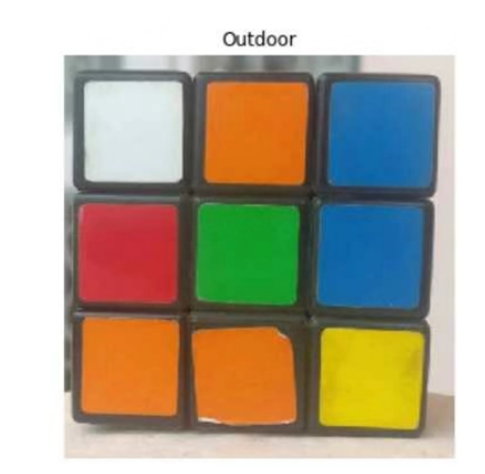
//> input picture apple.png, 485 x 474 px
$ ./test   (built with g++ and OpenCV 4)
//> lines starting //> are read from the running program, lines starting //| are printed output that depends on the picture; after the words box and inside, x2 and y2 are one past the last pixel; in counts of white or black regions, pixels touching at a corner belong together
#include <opencv2/opencv.hpp>

int main() {
    // Load the image
    cv::Mat image = cv::imread("apple.png");
//> image is the input picture: 474 rows x 485 cols, CV_8UC3; mean B, G, R 147.6, 167.7, 176.5

    // Convert the image to HSV color space
    cv::Mat hsv_image;
    cv::cvtColor(image, hsv_image, cv::COLOR_BGR2HSV);
//> hsv_image: 474 rows x 485 cols, CV_8UC3; mean H, S, V 38.6, 89.2, 196.1

    // Define color ranges for different color blocks
    cv::Scalar lower_blue(100, 50, 50);
    cv::Scalar upper_blue(130, 255, 255);

    // Create a binary mask for blue color range
    cv::Mat mask;
    cv::inRange(hsv_image, lower_blue, upper_blue, mask);
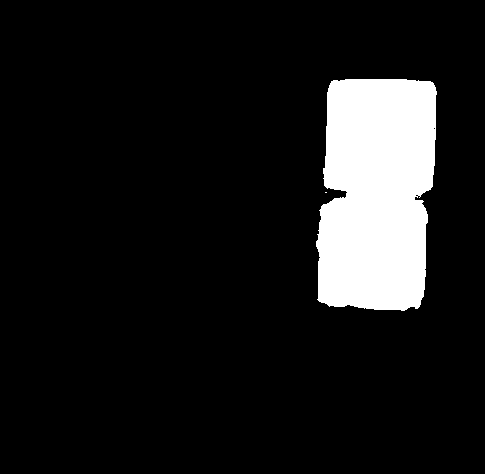
//> mask: 474 rows x 485 cols, CV_8UC1; 10.6% white; 2 white regions (1 under 20 px), largest, box (x1, y1, x2, y2) and area: (316, 79, 437, 311) 24255

    // Perform morphological operations (optional)
    cv::Mat kernel = cv::getStructuringElement(cv::MORPH_RECT, cv::Size(5, 5));
    cv::erode(mask, mask, kernel);
    cv::dilate(mask, mask, kernel);
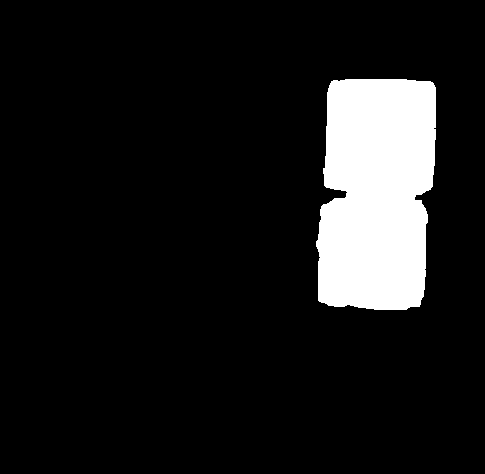
//> mask: 474 rows x 485 cols, CV_8UC1; 10.5% white; 1 white region

    // Find contours in the binary image
    std::vector<std::vector<cv::Point>> contours;
    cv::findContours(mask, contours, cv::RETR_EXTERNAL, cv::CHAIN_APPROX_SIMPLE);
//> contours = 1 contour; box (x1, y1, x2, y2) and area: (316, 79, 436, 310) 23867

    // Filter and analyze contours
    for (const auto& contour : contours) {
        double area = cv::contourArea(contour);
        if (area > 100) {
            // Draw bounding rectangle around the color block
            cv::Rect boundingRect = cv::boundingRect(contour);
            cv::rectangle(image, boundingRect, cv::Scalar(0, 255, 0), 2);
        }
    }
//> this loop made 1 pass
//> (area, boundingRect) on pass 1: (23867, Rect(316, 79, 120, 231))
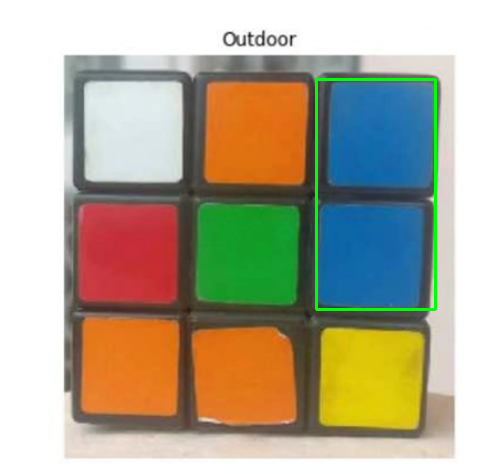
//> image: 474 rows x 485 cols, CV_8UC3; 0.91% of pixels changed, all inside (x1, y1, x2, y2) = (315, 78, 437, 311)

    // Display the results
    cv::imshow("Color Blocks", image);
    cv::waitKey(0);

    return 0;
}
